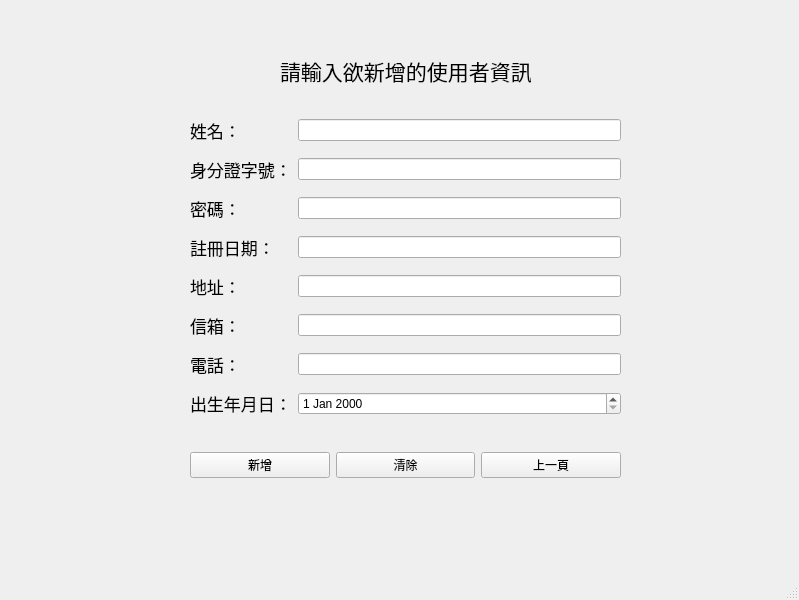
<?xml version="1.0" encoding="UTF-8"?>
<ui version="4.0">
 <class>MainWindow</class>
 <widget class="QMainWindow" name="MainWindow">
  <property name="geometry">
   <rect>
    <x>0</x>
    <y>0</y>
    <width>799</width>
    <height>600</height>
   </rect>
  </property>
  <property name="windowTitle">
   <string>MainWindow</string>
  </property>
  <widget class="QWidget" name="centralwidget">
   <widget class="QWidget" name="layoutWidget">
    <property name="geometry">
     <rect>
      <x>190</x>
      <y>110</y>
      <width>431</width>
      <height>321</height>
     </rect>
    </property>
    <layout class="QGridLayout" name="gridLayout">
     <item row="0" column="1">
      <widget class="QLineEdit" name="name"/>
     </item>
     <item row="5" column="1">
      <widget class="QLineEdit" name="email"/>
     </item>
     <item row="4" column="1">
      <widget class="QLineEdit" name="address"/>
     </item>
     <item row="2" column="1">
      <widget class="QLineEdit" name="password"/>
     </item>
     <item row="7" column="0">
      <widget class="QLabel" name="label_6">
       <property name="font">
        <font>
         <pointsize>13</pointsize>
        </font>
       </property>
       <property name="text">
        <string>出生年月日：</string>
       </property>
      </widget>
     </item>
     <item row="1" column="1">
      <widget class="QLineEdit" name="id"/>
     </item>
     <item row="7" column="1">
      <widget class="QDateEdit" name="dateEdit"/>
     </item>
     <item row="6" column="0">
      <widget class="QLabel" name="label_5">
       <property name="font">
        <font>
         <pointsize>13</pointsize>
        </font>
       </property>
       <property name="text">
        <string>電話：</string>
       </property>
      </widget>
     </item>
     <item row="6" column="1">
      <widget class="QLineEdit" name="phone_number"/>
     </item>
     <item row="0" column="0">
      <widget class="QLabel" name="label">
       <property name="font">
        <font>
         <pointsize>13</pointsize>
        </font>
       </property>
       <property name="text">
        <string>姓名：</string>
       </property>
      </widget>
     </item>
     <item row="5" column="0">
      <widget class="QLabel" name="label_7">
       <property name="font">
        <font>
         <pointsize>13</pointsize>
        </font>
       </property>
       <property name="text">
        <string>信箱：</string>
       </property>
      </widget>
     </item>
     <item row="1" column="0">
      <widget class="QLabel" name="label_2">
       <property name="font">
        <font>
         <pointsize>13</pointsize>
        </font>
       </property>
       <property name="text">
        <string>身分證字號：</string>
       </property>
      </widget>
     </item>
     <item row="4" column="0">
      <widget class="QLabel" name="label_4">
       <property name="font">
        <font>
         <pointsize>13</pointsize>
        </font>
       </property>
       <property name="text">
        <string>地址：</string>
       </property>
      </widget>
     </item>
     <item row="2" column="0">
      <widget class="QLabel" name="label_8">
       <property name="font">
        <font>
         <pointsize>13</pointsize>
        </font>
       </property>
       <property name="text">
        <string>密碼：</string>
       </property>
      </widget>
     </item>
     <item row="3" column="0">
      <widget class="QLabel" name="label_9">
       <property name="font">
        <font>
         <pointsize>13</pointsize>
        </font>
       </property>
       <property name="text">
        <string>註冊日期：</string>
       </property>
      </widget>
     </item>
     <item row="3" column="1">
      <widget class="QLineEdit" name="reg_date"/>
     </item>
    </layout>
   </widget>
   <widget class="QWidget" name="layoutWidget">
    <property name="geometry">
     <rect>
      <x>190</x>
      <y>450</y>
      <width>431</width>
      <height>31</height>
     </rect>
    </property>
    <layout class="QHBoxLayout" name="horizontalLayout">
     <item>
      <widget class="QPushButton" name="pushButton">
       <property name="text">
        <string>新增</string>
       </property>
      </widget>
     </item>
     <item>
      <widget class="QPushButton" name="pushButton_2">
       <property name="text">
        <string>清除</string>
       </property>
      </widget>
     </item>
     <item>
      <widget class="QPushButton" name="pushButton_3">
       <property name="text">
        <string>上一頁</string>
       </property>
      </widget>
     </item>
    </layout>
   </widget>
   <widget class="QLabel" name="label_3">
    <property name="geometry">
     <rect>
      <x>280</x>
      <y>50</y>
      <width>251</width>
      <height>41</height>
     </rect>
    </property>
    <property name="font">
     <font>
      <pointsize>16</pointsize>
     </font>
    </property>
    <property name="text">
     <string>請輸入欲新增的使用者資訊</string>
    </property>
   </widget>
  </widget>
  <widget class="QMenuBar" name="menubar">
   <property name="geometry">
    <rect>
     <x>0</x>
     <y>0</y>
     <width>799</width>
     <height>21</height>
    </rect>
   </property>
  </widget>
  <widget class="QStatusBar" name="statusbar"/>
 </widget>
 <resources/>
 <connections/>
</ui>
